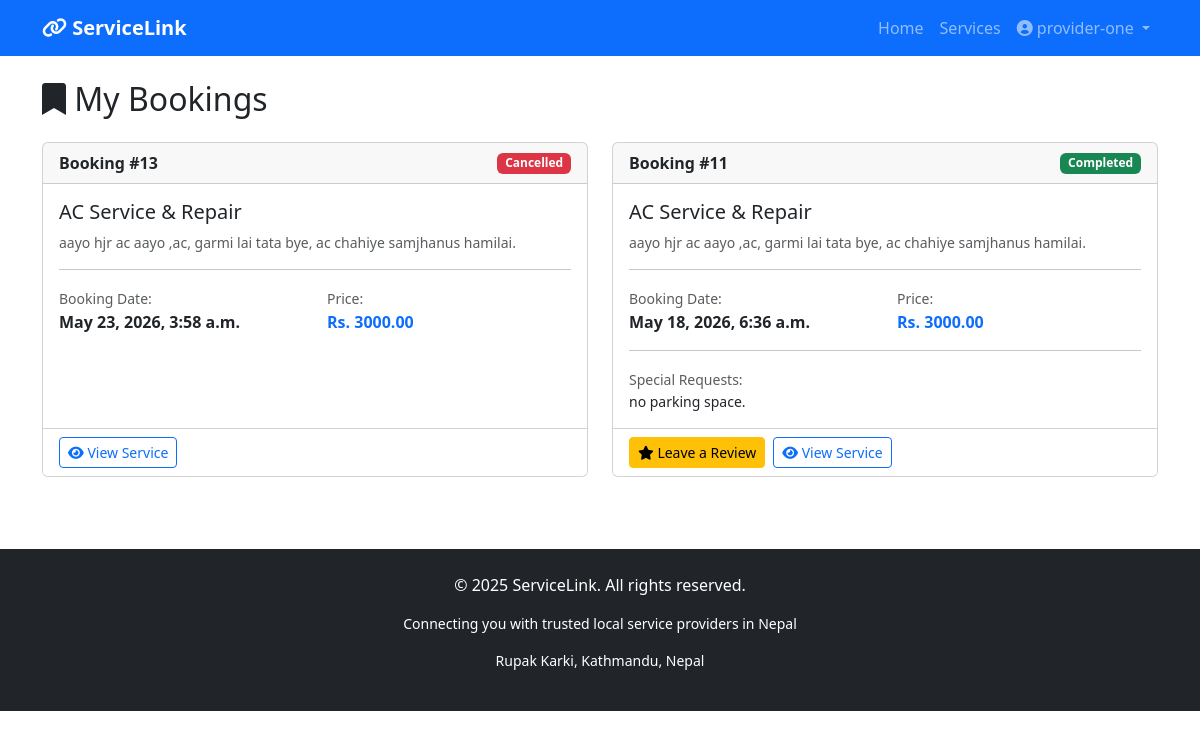
Page /services/my-bookings/ (signed in) on the earlier database version.
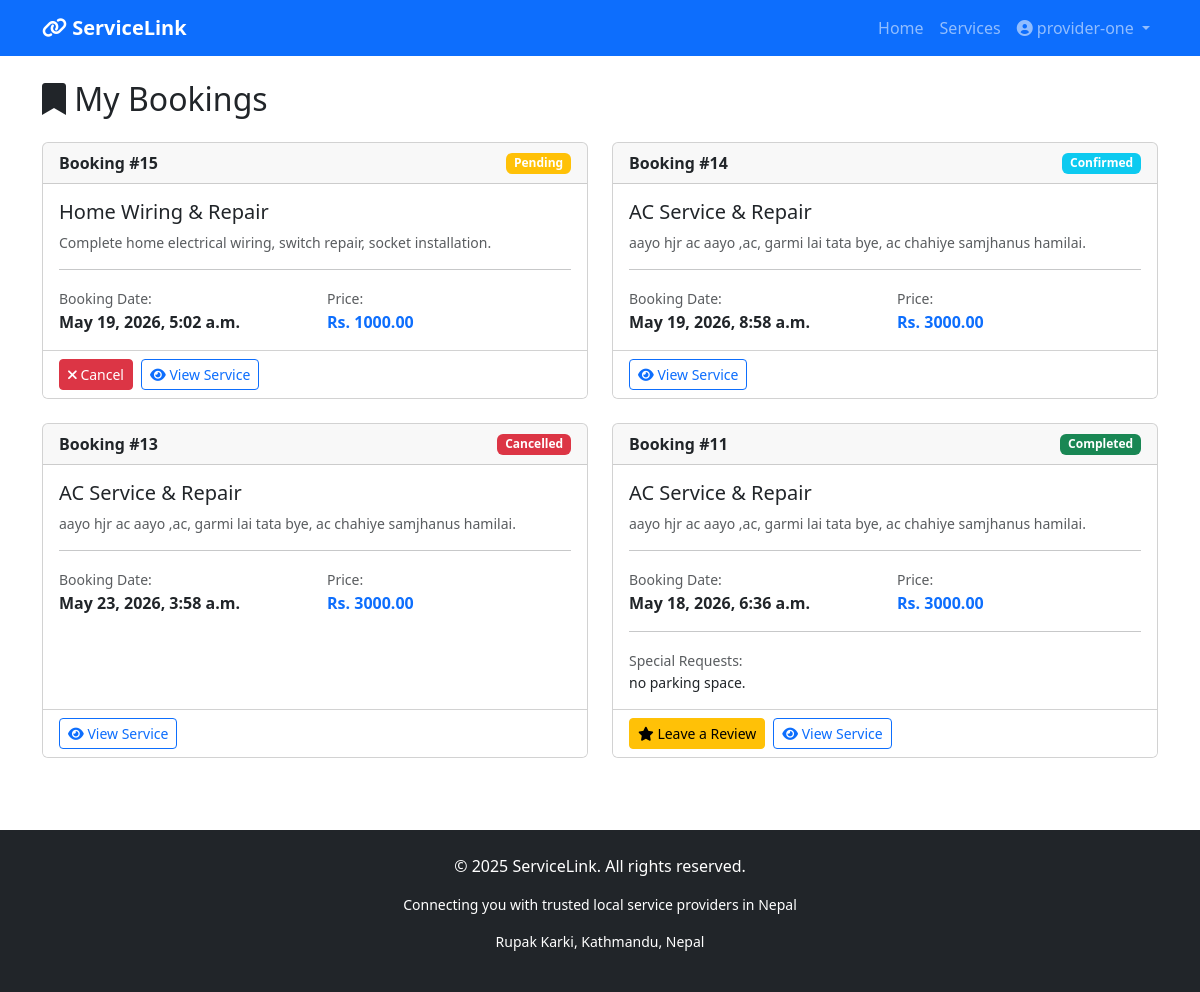
Same page on the later database version.
### services/models.py (models this page shows, shortened)
class Booking(models.Model):
    STATUS_CHOICES = [
        ('pending', 'Pending'),
        ('confirmed', 'Confirmed'),
        ('completed', 'Completed'),
        ('cancelled', 'Cancelled'),
    ]
    service = models.ForeignKey(Service, on_delete=models.CASCADE, related_name='bookings')
    customer = models.ForeignKey(User, on_delete=models.CASCADE, related_name='bookings')
    booking_date = models.DateTimeField()
    special_requests = models.TextField(blank=True)
    status = models.CharField(max_length=20, choices=STATUS_CHOICES, default='pending')
    created_at = models.DateTimeField(auto_now_add=True)
    updated_at = models.DateTimeField(auto_now=True)
    class Meta:
        ordering = ['-created_at']

class Service(models.Model):
    title = models.CharField(max_length=200)
    description = models.TextField()
    price = models.DecimalField(max_digits=10, decimal_places=2)
    category = models.ForeignKey(Category, on_delete=models.CASCADE)
    provider = models.ForeignKey(User, on_delete=models.CASCADE, related_name='services')
    image = models.ImageField(upload_to='services/', blank=True, null=True)
    location = models.CharField(max_length=200, blank=True)
    is_available = models.BooleanField(default=True)
    created_at = models.DateTimeField(auto_now_add=True)

### services/views.py (the view)
# urls.py: path('my-bookings/', views.my_bookings, name='my_bookings'),
@login_required
def my_bookings(request):
    bookings = Booking.objects.filter(customer=request.user)
    return render(request, 'services/my_bookings.html', {
        'bookings': bookings
    })

### services/templates/services/my_bookings.html
{% extends 'base.html' %}
{% block content %}
<div class="container mt-4">
    <h2 class="mb-4"><i class="fas fa-bookmark"></i> My Bookings</h2>
    {% if bookings %}
        <div class="row">
            {% for booking in bookings %}
            <div class="col-md-6 mb-4">
                <div class="card h-100">
                    <div class="card-header d-flex justify-content-between align-items-center">
                        <strong>Booking #{{ booking.id }}</strong>
                        <span class="badge {% if booking.status == 'pending' %}bg-warning
                                           {% elif booking.status == 'confirmed' %}bg-info
                                           {% elif booking.status == 'completed' %}bg-success
                                           {% else %}bg-danger{% endif %}">
                            {{ booking.status|title }}
                        </span>
                    </div>
                    <div class="card-body">
                        <h5>{{ booking.service.title }}</h5>
                        <p class="text-muted small">{{ booking.service.description|truncatewords:15 }}</p>
                        <hr>
                        <div class="row">
                            <div class="col-6">
                                <small class="text-muted">Booking Date:</small>
                                <p class="mb-0"><strong>{{ booking.booking_date|date:"F j, Y, g:i a" }}</strong></p>
                            </div>
                            <div class="col-6">
                                <small class="text-muted">Price:</small>
                                <p class="mb-0"><strong class="text-primary">Rs. {{ booking.service.price }}</strong></p>
                            </div>
                        </div>
                        {% if booking.special_requests %}
                        <hr>
                        <small class="text-muted">Special Requests:</small>
                        <p class="mb-0 small">{{ booking.special_requests }}</p>
                        {% endif %}
                    </div>
                    <div class="card-footer bg-white">
                        <div class="d-flex gap-2">
                            {% if booking.status == 'pending' %}
                            <a href="{% url 'cancel_booking' booking.id %}" class="btn btn-danger btn-sm"
                               onclick="return confirm('Are you sure you want to cancel this booking?')">
                                <i class="fas fa-times"></i> Cancel
                            </a>
                             {% elif booking.status == 'completed' %}
                                 {% if booking.review %}
                                     <button class="btn btn-secondary btn-sm" disabled>
                                           <i class="fas fa-check"></i> Reviewed ({{ booking.review.rating }}★)
                                        </button>
                                 {% else %}
                                     <a href="{% url 'leave_review' booking.id %}" class="btn btn-warning btn-sm">
                                         <i class="fas fa-star"></i> Leave a Review
                                     </a>
                                 {% endif %}
                             {% endif %}
                            <a href="{% url 'service_detail' booking.service.id %}" class="btn btn-outline-primary btn-sm">
                                <i class="fas fa-eye"></i> View Service
                            </a>
                        </div>
                    </div>
                </div>
            </div>
            {% endfor %}
        </div>
    {% else %}
        <div class="alert alert-info text-center">
            <i class="fas fa-info-circle fa-2x mb-2"></i>
            <p>You haven't made any bookings yet.</p>
            <a href="{% url 'service_list' %}" class="btn btn-primary">Browse Services</a>
        </div>
    {% endif %}
</div>
{% endblock %}

Differences in the rows shown:
added Booking: id "15", status "Pending", service "Home Wiring & Repair", service.description "Complete home electrical wiring, switch repair, socket installation.", booking_date "May 19, 2026, 5:02 a.m.", service.price "1000.00", shows "Cancel"
added Booking: id "14", status "Confirmed", service "AC Service & Repair", service.description "aayo hjr ac aayo ,ac, garmi lai tata bye, ac chahiye samjhanus hamilai.", booking_date "May 19, 2026, 8:58 a.m.", service.price "3000.00"
